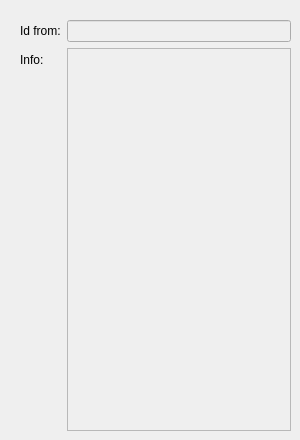
    <widget class="QWidget" name="controlTab">
     <attribute name="title">
      <string>Control</string>
     </attribute>
     <widget class="QWidget" name="formLayoutWidget_3">
      <property name="geometry">
       <rect>
        <x>20</x>
        <y>20</y>
        <width>271</width>
        <height>411</height>
       </rect>
      </property>
      <layout class="QFormLayout" name="formLayout_3">
       <property name="fieldGrowthPolicy">
        <enum>QFormLayout::AllNonFixedFieldsGrow</enum>
       </property>
       <item row="0" column="0">
        <widget class="QLabel" name="label_7">
         <property name="text">
          <string>Id from:</string>
         </property>
         <property name="buddy">
          <cstring>receiveSvcontrolIdFrom</cstring>
         </property>
        </widget>
       </item>
       <item row="1" column="0">
        <widget class="QLabel" name="label_8">
         <property name="text">
          <string>Info:</string>
         </property>
        </widget>
       </item>
       <item row="0" column="1">
        <widget class="QLineEdit" name="receiveSvcontrolIdFrom">
         <property name="enabled">
          <bool>false</bool>
         </property>
        </widget>
       </item>
       <item row="1" column="1">
        <widget class="QPlainTextEdit" name="receiveSvcontrolInfo">
         <property name="enabled">
          <bool>false</bool>
         </property>
        </widget>
       </item>
      </layout>
     </widget>
    </widget>
